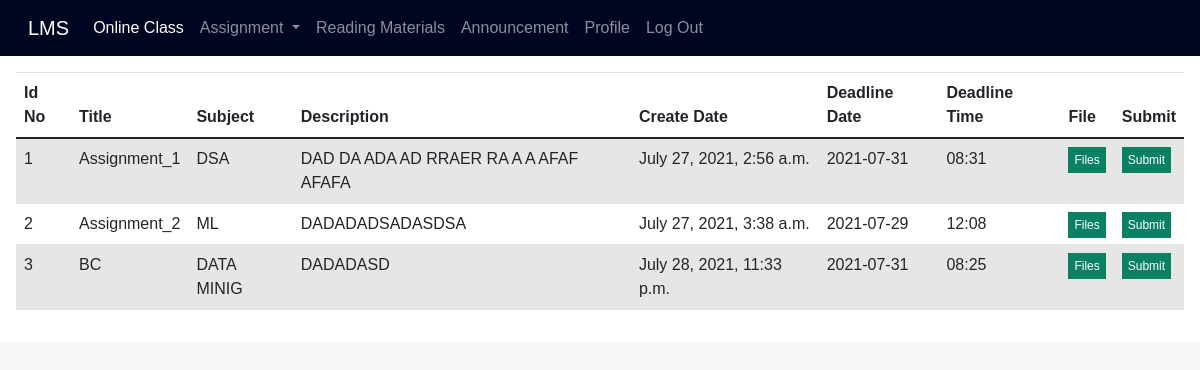
Before: /student_view_assignment/ (signed in) with the older database file.
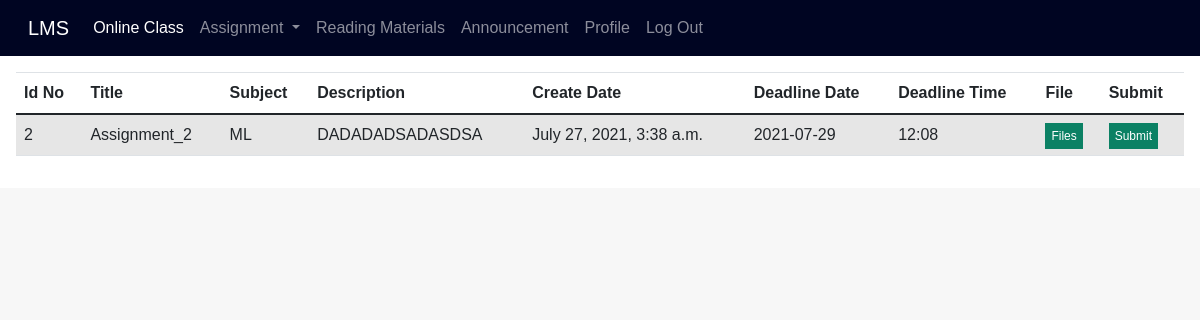
After: the same page with the newer database file.
### lms_app/models.py (models this page shows)
class Create_assignment(models.Model):
    id = models.AutoField(primary_key=True)
    admin_id = models.IntegerField(unique=False)
    title = models.CharField(max_length=100,unique=False)
    department = models.CharField(max_length=100, unique=False)
    subject = models.CharField(max_length=100, unique=False)
    despription = models.CharField(max_length=700,unique=False)
    deadline_date = models.CharField(max_length=50,unique=False)
    deadline_time = models.CharField(max_length=50,unique=False)
    uploaded_date = models.DateTimeField(auto_now_add=True, null=True)
    file = models.CharField(max_length=500,unique=False)

### lms_app/views.py (the view)
# urls.py: path("student_view_assignment/", views.student_view_assignment,name='student_view_assignment'),
def student_view_assignment(requests):
    department = requests.session['dep']
    data = Create_assignment.objects.all().filter(department=department)
    my_dic = {'records': data}
    return render(requests, 'student_view_assignment.html', context=my_dic)

### templates/student_view_assignment.html (shortened to what this page needs)
{% extends 'header.html' %}
{% block body_block %}
<div class="from_table">
    <table class="table table-striped ">
  <thead>
    <tr>
      <th scope="col">Id No</th>
      <th scope="col">Title</th>
      <th scope="col">Subject</th>
        <th scope="col">Description</th>
        <th scope="col">Create Date</th>
      <th scope="col">Deadline Date</th>
      <th scope="col">Deadline Time</th>
      <th scope="col">File</th>
       <th scope="col">Submit</th>
    </tr>
  </thead>
  <tbody>
{% if records %}
{%  for stat in records %}
    <tr>
      <td>{{stat.id}}</td>
      <td>{{stat.title}}</td>
      <td>{{stat.subject}}</td>
       <td>{{stat.despription}}</td>
      <td>{{stat.uploaded_date}}</td>
      <td>{{stat.deadline_date}}</td>
      <td>{{stat.deadline_time}}</td>
        <td><a href="{{stat.file}}" style="text-decoration: none; background: rgb(11, 129, 100); padding: 6px; color: white; font-size: 12px;">Files</a></td>
        <td><a href="{% url 'base:submit' assignment_id=stat.id teacher_id=stat.admin_id %}" style="text-decoration: none; background: rgb(11, 129, 100); padding: 6px; color: white; font-size: 12px;">Submit</a></td>
    </tr>
{% endfor %}
{%endif %}
  </tbody>
</table>
</div>
</body>
</html>
{% endblock %}

### templates/header.html (shortened to what this page needs)
<!DOCTYPE html>
{% load static %}
<html lang="en">
<head>
    <link rel="stylesheet" href="https://maxcdn.bootstrapcdn.com/bootstrap/4.5.2/css/bootstrap.min.css">
    <link href="https://cdn.jsdelivr.net/npm/bootstrap@5.0.2/dist/css/bootstrap.min.css" rel="stylesheet">
    <link rel="stylesheet" href="{%static 'css/style.css' %}">
</head>
<body>
  <nav class="navbar navbar-expand-lg navbar-dark" style="background-color:#000522;">
  <div class="container-fluid">
    <a class="navbar-brand" href="{% url 'base:index' %}">LMS</a>
    <div class="collapse navbar-collapse" id="navbarSupportedContent">
      <ul class="navbar-nav me-auto mb-2 mb-lg-0">
         {%  if 'student' in request.session   %}
        <li class="nav-item">
          <a class="nav-link active" aria-current="page" href="{% url 'base:online_class' %}">Online Class</a>
        </li>
         {% endif %}
        <li class="nav-item dropdown">
          {%  if 'admin' not in request.session %}
          <a class="nav-link dropdown-toggle" href="#" id="navbarDropdown" role="button" data-bs-toggle="dropdown" aria-expanded="false">
            Assignment
          </a>
           {% endif %}
        </li>
        <li class="nav-item">
          <a class="nav-link " href="#" tabindex="-1" aria-disabled="true">Reading Materials</a>
        </li>
        <li class="nav-item">
          <a class="nav-link" href="#">Announcement</a>
        </li>
         <li class="nav-item">
          <a class="nav-link" href="#">Profile</a>
        </li>
        <li class="nav-item">
          <a class="nav-link" href="{%url 'base:logout' %}">Log Out</a>
        </li>
      </ul>
    </div>
  </div>
</nav>
{% block body_block %}
{% endblock %}

### static/css/style.css (style rules this page uses)
body { margin: 0; padding: 0; box-sizing: border-box; background: rgb(247, 247, 247); font-family: 'Noto Sans JP', sans-serif; }
.new_feeds,th { padding: 20px; }
.from_table { padding: 1rem; overflow: auto; flex: 1 1 30rem; background-color: white; margin: auto; margin-top: 0px; }

Changed rows visible on the page:
removed Create_assignment: id "1", title "Assignment_1", subject "DSA", despription "DAD DA ADA AD RRAER RA A A AFAF AFAFA", uploaded_date "July 27, 2021, 2:56 a.m.", deadline_date "2021-07-31", deadline_time "08:31"
removed Create_assignment: id "3", title "BC", subject "DATA MINIG", despription "DADADASD", uploaded_date "July 28, 2021, 11:33 p.m.", deadline_date "2021-07-31", deadline_time "08:25"
